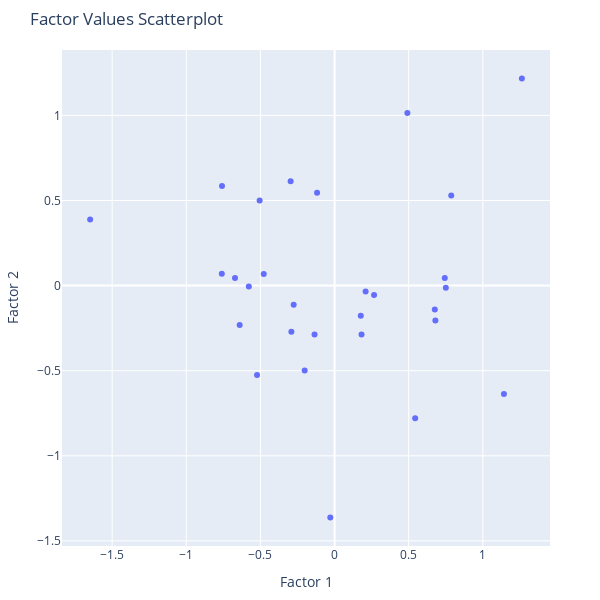

Notebook code for this chart:
### Code cell
# Generate a scatter plot of the observation standardized estimates for factors.
fig = px.scatter(scores_df, x='Factor 1', y='Factor 2', title='Factor Values Scatterplot')
fig.update_layout(margin=dict(l=50,r=50,b=50,t=50))
fig.update_layout(width=600, height=600)
fig.show()

### Figure 1 — Plotly figure (JSON) as saved in the notebook; plotly's stock layout.template omitted (floating-point values rounded to 4 significant figures)
{"data": [{"hovertemplate": "Factor 1=%{x}<br>Factor 2=%{y}<extra></extra>", "legendgroup": "", "marker": {"color": "#636efa", "symbol": "circle"}, "mode": "markers", "name": "", "orientation": "v", "showlegend": false, "type": "scatter", "x": [1.263, 0.7868, 0.7432, -0.1351, -0.2963, -0.2017, -0.02876, 0.68, 1.142, 0.1818, 0.2664, 0.4912, 0.7504, 0.1767, 0.5437, -0.4777, 0.676, 0.2093, -0.118, -0.6399, -0.7593, -0.5054, -0.7605, -0.5228, -0.2759, -0.2913, -0.6715, -1.648, -0.5785], "xaxis": "x", "y": [1.217, 0.529, 0.04485, -0.2865, 0.6132, -0.4992, -1.362, -0.205, -0.6361, -0.2867, -0.05522, 1.014, -0.01209, -0.1773, -0.7797, 0.06789, -0.1401, -0.03486, 0.5457, -0.2316, 0.5857, 0.4999, 0.07044, -0.5249, -0.1124, -0.2707, 0.04503, 0.3881, -0.005825], "yaxis": "y"}], "layout": {"height": 600, "legend": {"tracegroupgap": 0}, "margin": {"b": 50, "l": 50, "r": 50, "t": 50}, "title": {"text": "Factor Values Scatterplot"}, "width": 600, "xaxis": {"anchor": "y", "domain": [0, 1], "title": {"text": "Factor 1"}}, "yaxis": {"anchor": "x", "domain": [0, 1], "title": {"text": "Factor 2"}}}}
